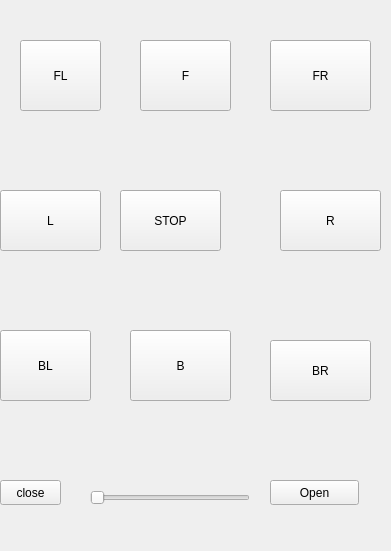
<?xml version="1.0" encoding="UTF-8"?>
<ui version="4.0">
 <class>Form</class>
 <widget class="QWidget" name="Form">
  <property name="geometry">
   <rect>
    <x>0</x>
    <y>0</y>
    <width>391</width>
    <height>551</height>
   </rect>
  </property>
  <property name="windowTitle">
   <string>Form</string>
  </property>
  <widget class="QPushButton" name="pushButton">
   <property name="geometry">
    <rect>
     <x>20</x>
     <y>40</y>
     <width>81</width>
     <height>71</height>
    </rect>
   </property>
   <property name="text">
    <string>FL</string>
   </property>
  </widget>
  <widget class="QPushButton" name="pushButton_2">
   <property name="geometry">
    <rect>
     <x>140</x>
     <y>40</y>
     <width>91</width>
     <height>71</height>
    </rect>
   </property>
   <property name="text">
    <string>F</string>
   </property>
  </widget>
  <widget class="QPushButton" name="pushButton_3">
   <property name="geometry">
    <rect>
     <x>270</x>
     <y>40</y>
     <width>101</width>
     <height>71</height>
    </rect>
   </property>
   <property name="text">
    <string>FR</string>
   </property>
  </widget>
  <widget class="QPushButton" name="pushButton_4">
   <property name="geometry">
    <rect>
     <x>0</x>
     <y>190</y>
     <width>101</width>
     <height>61</height>
    </rect>
   </property>
   <property name="text">
    <string>L</string>
   </property>
  </widget>
  <widget class="QPushButton" name="pushButton_5">
   <property name="geometry">
    <rect>
     <x>120</x>
     <y>190</y>
     <width>101</width>
     <height>61</height>
    </rect>
   </property>
   <property name="text">
    <string>STOP</string>
   </property>
  </widget>
  <widget class="QPushButton" name="pushButton_6">
   <property name="geometry">
    <rect>
     <x>280</x>
     <y>190</y>
     <width>101</width>
     <height>61</height>
    </rect>
   </property>
   <property name="text">
    <string>R</string>
   </property>
  </widget>
  <widget class="QPushButton" name="pushButton_7">
   <property name="geometry">
    <rect>
     <x>0</x>
     <y>330</y>
     <width>91</width>
     <height>71</height>
    </rect>
   </property>
   <property name="text">
    <string>BL</string>
   </property>
  </widget>
  <widget class="QPushButton" name="pushButton_8">
   <property name="geometry">
    <rect>
     <x>130</x>
     <y>330</y>
     <width>101</width>
     <height>71</height>
    </rect>
   </property>
   <property name="text">
    <string>B</string>
   </property>
  </widget>
  <widget class="QPushButton" name="pushButton_9">
   <property name="geometry">
    <rect>
     <x>270</x>
     <y>340</y>
     <width>101</width>
     <height>61</height>
    </rect>
   </property>
   <property name="text">
    <string>BR</string>
   </property>
  </widget>
  <widget class="QPushButton" name="pushButton_10">
   <property name="geometry">
    <rect>
     <x>0</x>
     <y>480</y>
     <width>61</width>
     <height>25</height>
    </rect>
   </property>
   <property name="text">
    <string>close</string>
   </property>
  </widget>
  <widget class="QSlider" name="horizontalSlider">
   <property name="geometry">
    <rect>
     <x>90</x>
     <y>490</y>
     <width>160</width>
     <height>16</height>
    </rect>
   </property>
   <property name="orientation">
    <enum>Qt::Horizontal</enum>
   </property>
  </widget>
  <widget class="QPushButton" name="pushButton_11">
   <property name="geometry">
    <rect>
     <x>270</x>
     <y>480</y>
     <width>89</width>
     <height>25</height>
    </rect>
   </property>
   <property name="text">
    <string>Open</string>
   </property>
  </widget>
 </widget>
 <resources/>
 <connections/>
</ui>
